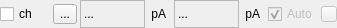
<?xml version="1.0" encoding="UTF-8"?>
<ui version="4.0">
 <class>CurrentDispItem</class>
 <widget class="QWidget" name="CurrentDispItem">
  <property name="geometry">
   <rect>
    <x>0</x>
    <y>0</y>
    <width>337</width>
    <height>28</height>
   </rect>
  </property>
  <property name="windowTitle">
   <string>Form</string>
  </property>
  <layout class="QHBoxLayout" name="horizontalLayout">
   <property name="spacing">
    <number>3</number>
   </property>
   <property name="leftMargin">
    <number>0</number>
   </property>
   <property name="topMargin">
    <number>0</number>
   </property>
   <property name="rightMargin">
    <number>0</number>
   </property>
   <property name="bottomMargin">
    <number>0</number>
   </property>
   <item>
    <widget class="QCheckBox" name="chcheckBox">
     <property name="sizePolicy">
      <sizepolicy hsizetype="Preferred" vsizetype="Preferred">
       <horstretch>0</horstretch>
       <verstretch>0</verstretch>
      </sizepolicy>
     </property>
     <property name="minimumSize">
      <size>
       <width>50</width>
       <height>0</height>
      </size>
     </property>
     <property name="maximumSize">
      <size>
       <width>16777215</width>
       <height>16777215</height>
      </size>
     </property>
     <property name="sizeIncrement">
      <size>
       <width>0</width>
       <height>0</height>
      </size>
     </property>
     <property name="baseSize">
      <size>
       <width>0</width>
       <height>0</height>
      </size>
     </property>
     <property name="text">
      <string>ch</string>
     </property>
     <property name="iconSize">
      <size>
       <width>16</width>
       <height>16</height>
      </size>
     </property>
    </widget>
   </item>
   <item>
    <widget class="QToolButton" name="colorBtn">
     <property name="sizePolicy">
      <sizepolicy hsizetype="Preferred" vsizetype="Preferred">
       <horstretch>0</horstretch>
       <verstretch>0</verstretch>
      </sizepolicy>
     </property>
     <property name="minimumSize">
      <size>
       <width>0</width>
       <height>0</height>
      </size>
     </property>
     <property name="maximumSize">
      <size>
       <width>16777215</width>
       <height>20</height>
      </size>
     </property>
     <property name="baseSize">
      <size>
       <width>0</width>
       <height>0</height>
      </size>
     </property>
     <property name="text">
      <string>...</string>
     </property>
     <property name="iconSize">
      <size>
       <width>16</width>
       <height>16</height>
      </size>
     </property>
    </widget>
   </item>
   <item>
    <widget class="QLabel" name="instantDispLab">
     <property name="minimumSize">
      <size>
       <width>65</width>
       <height>0</height>
      </size>
     </property>
     <property name="frameShape">
      <enum>QFrame::StyledPanel</enum>
     </property>
     <property name="text">
      <string>...</string>
     </property>
    </widget>
   </item>
   <item>
    <widget class="QLabel" name="UnitLab">
     <property name="text">
      <string> pA</string>
     </property>
    </widget>
   </item>
   <item>
    <widget class="QLabel" name="meanDispLab">
     <property name="minimumSize">
      <size>
       <width>65</width>
       <height>0</height>
      </size>
     </property>
     <property name="frameShape">
      <enum>QFrame::StyledPanel</enum>
     </property>
     <property name="text">
      <string>...</string>
     </property>
    </widget>
   </item>
   <item>
    <widget class="QLabel" name="UnitLab2">
     <property name="text">
      <string> pA</string>
     </property>
    </widget>
   </item>
   <item>
    <widget class="QCheckBox" name="autoSetZero">
     <property name="enabled">
      <bool>false</bool>
     </property>
     <property name="text">
      <string>Auto</string>
     </property>
     <property name="checked">
      <bool>true</bool>
     </property>
    </widget>
   </item>
   <item>
    <widget class="QToolButton" name="holeEmbStateBtn">
     <property name="enabled">
      <bool>false</bool>
     </property>
     <property name="maximumSize">
      <size>
       <width>16</width>
       <height>16</height>
      </size>
     </property>
     <property name="text">
      <string/>
     </property>
     <property name="autoRaise">
      <bool>false</bool>
     </property>
     <property name="arrowType">
      <enum>Qt::NoArrow</enum>
     </property>
    </widget>
   </item>
  </layout>
 </widget>
 <resources/>
 <connections/>
</ui>
